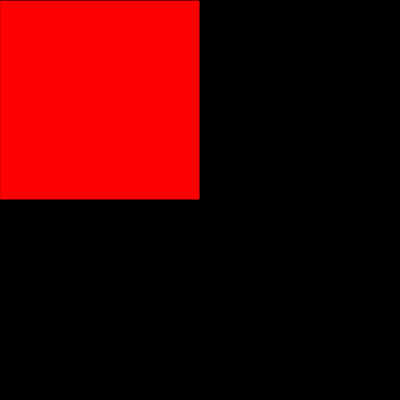
Frame 1 (no input)
Frame 60 (no input): identical to frame 1, image omitted
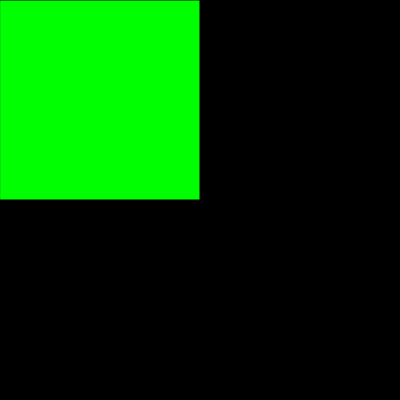
Frame 120 (the mouse pressed at the canvas centre since frame 60)

The p5.js sketch that drew these frames (run headless with seeded random() and noise() and a simulated clock; from frame 60 on, the mouse is pressed at the canvas centre):

// p5.js sketch
// ── sketch.js
let firstState
let secondState
let thirdState
let stateMachine
let mousePress = false

function setup() {
  createCanvas(400, 400);
  firstState = new FirstState()
  secondState = new SecondState()
  thirdState = new ThirdState()
  let states = {"First State" : firstState, "Second State" : secondState,
                "Third State" : thirdState}
  stateMachine = new StateMachine(states, "First State")
  states["First State"].init(stateMachine)
  states["Second State"].init(stateMachine)
  states["Third State"].init(stateMachine)
  
}

function draw() {
  stateMachine.update(deltaTime)
  stateMachine.render()
}

function mousePressed(){
  mousePress = true
}
// ── FirstState.js
class FirstState {
  constructor() {
    this.color = color(255, 0, 0);
    this.params = null;
    this.stateMachineReference = null
  }
  
  init(stateMachineReference) {
    this.stateMachineReference = stateMachineReference
  }

  enter(params) {
    // Called when entering state params are passed from previous state
    this.params = params;
    console.log('In First State! got params:' + this.params)
  }

  update(dt) {
    if(mousePress) {
      mousePress = false
      this.stateMachineReference.change("Second State", "here are some params")
    }
  }

  render() {
    background(0);
    fill(this.color);
    rect(0, 0, 200, 200);
  }

  exit() {}
}

// ── SecondState.js
class SecondState {
  constructor() {
    this.color = color(0, 255, 0);
    this.params = null;
    this.stateMachineReference = null
  }
  
  init(stateMachineReference) {
    this.stateMachineReference = stateMachineReference
  }  

  enter(params) {
    // Called when entering state params are passed from previous state
    this.params = params;
    console.log('In Second State! got params:' + this.params)
  }

  update(dt) {
      if(mousePress) {

      mousePress = false
      this.stateMachineReference.change("Third State", "here are some more params")
    }
  }

  render() {
    background(0);
    fill(this.color);
    rect(0, 0, 200, 200);
  }

  exit() {}
}
// ── StateMachine.js
class StateMachine {
  constructor(states, currentState) {
    this.states = states
    this.currentState = currentState
  }

  change(stateName, enterParams) {
    this.states[this.currentState].exit()
    this.currentState = stateName
    this.states[this.currentState].enter(enterParams)
  }
  
  update(dt) {
    this.states[this.currentState].update(dt)
  }
  
  render() {
    this.states[this.currentState].render()
  }
  
}
// ── ThirdState.js
class ThirdState {
  constructor() {
    this.color = color(0, 0, 255);
    this.params = null;
    this.stateMachineReference = null
  }
  
  init(stateMachineReference) {
    this.stateMachineReference = stateMachineReference
  }

  enter(params) {
    // Called when entering state params are passed from previous state
    this.params = params;
    console.log('In Third State! got params:' + this.params)
  }

  update(dt) {
      if(mousePress) {
      mousePress = false
      this.stateMachineReference.change("First State", "here are awesome params")
    }
  }

  render() {
    background(0);
    fill(this.color);
    rect(0, 0, 200, 200);
  }

  exit() {}
}
